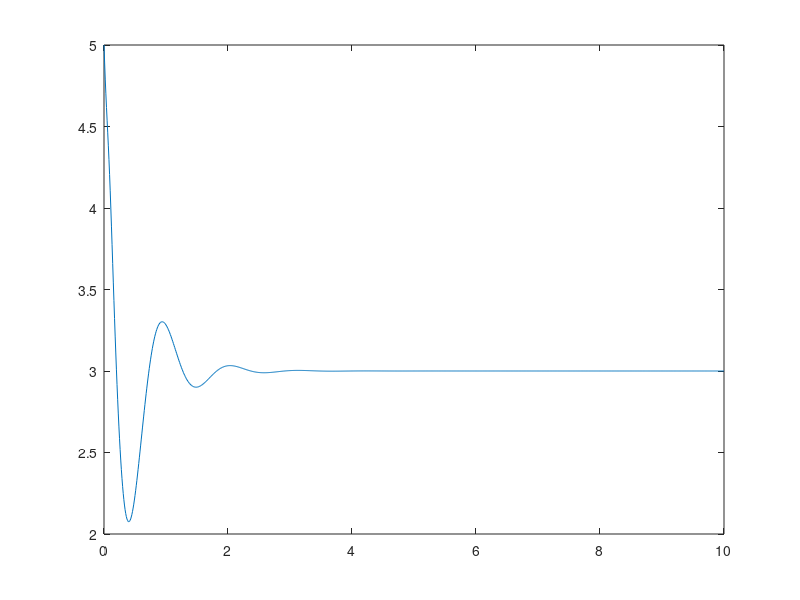
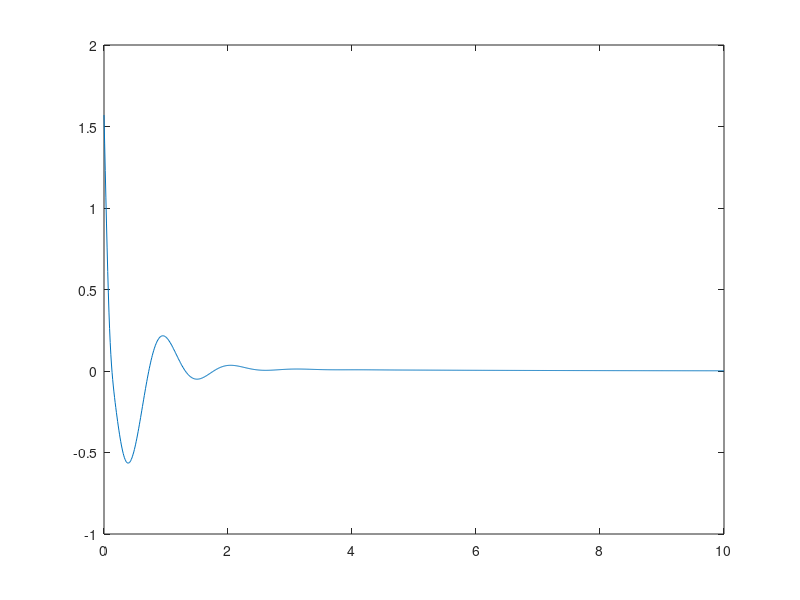
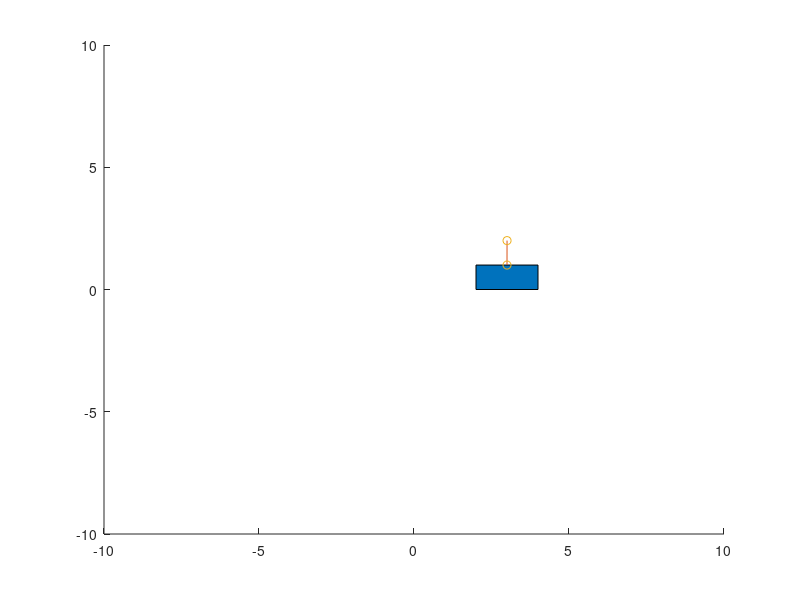

These charts were generated, in order, by the following MATLAB code:
clc
clear all
close all

t0=0;
dt=.01;
tfi=10;
t=t0:dt:tfi;

m1=1;
m2=1;
g=9.81;
l=1;
B=1;

Kp=100;
Kd=10;
Ki=25;
F=[0;0];

SP=[3;0];

X(:,1)=[5;1.57];
Xp(:,1)=[0;0];
E(:,1)=[0;0]

for i=1:length(t)-1
M=[m1+m2,m2*l*cos(X(2,i));m2*l*cos(X(2,i)),m2*l^2];
C=[0,-m2*l*sin(X(2,i))*Xp(2,i);0,0];
G=[0;-m2*g*l*sin(X(2,i))];

E(:,1+i)=SP-X(:,i);
Ed(:,i)=(E(:,1+i)-E(:,i))/dt;
Ei(:,i)=sum(E*dt,2);
F=E(:,1+i)*Kp+Ed(:,i)*Kd+Ei(:,i)*Ki;

Xpp(:,i)=inv(M)*(F-C*Xp(:,i)-G-B*Xp(:,i));
Xp(:,i+1)=sum(Xpp*dt,2)+Xp(:,1);
X(:,i+1)=sum(Xp*dt,2)+X(:,1);
end
figure,plot(t,X(1,:))
figure,plot(t,X(2,:))

figure,
hold on
for i=1:2:length(t)-1
   cla
   area([X(1,i)-1,X(1,i)+1],[1,1])
   axis([-10 10 -10 10])
   plot([X(1,i),X(1,i)+l*sin(X(2,i))],[1,1+l*cos(X(2,i))])
   plot([X(1,i),X(1,i)+l*sin(X(2,i))],[1,1+l*cos(X(2,i))],'o')
   pause(dt)
end
hold off
